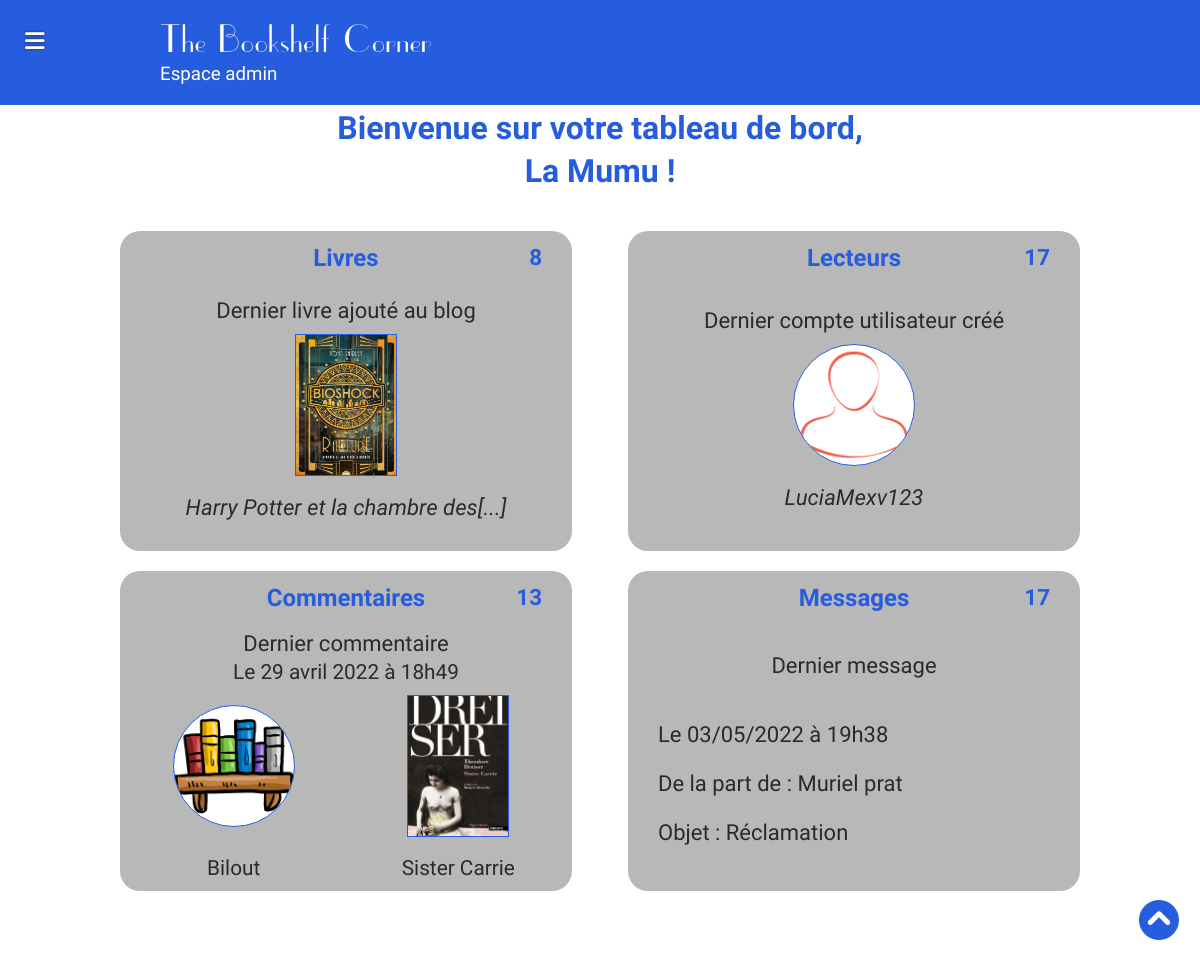
Before: /indexAdmin.php?action=dashboard (signed in) with the older database file.
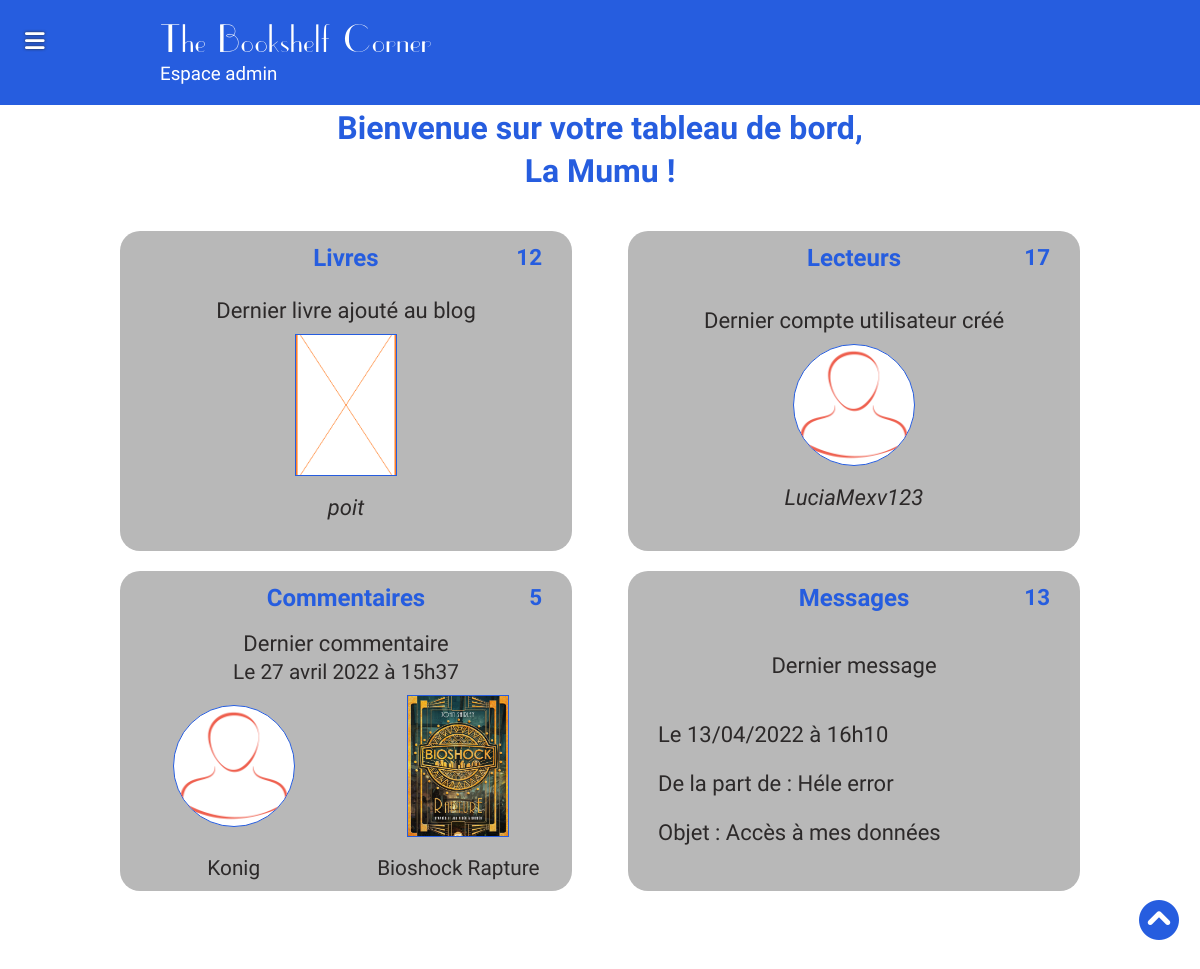
After: the same page with the newer database file.
### tables this page shows
CREATE TABLE IF NOT EXISTS `books` (
  `ID` int(11) unsigned NOT NULL AUTO_INCREMENT,
  `title` varchar(255) NOT NULL,
  `created_at` timestamp NOT NULL DEFAULT CURRENT_TIMESTAMP,
  `author` varchar(255) NOT NULL,
  `notation` int(1) NOT NULL,
  `catchphrase` mediumtext NOT NULL,
  `id_genre` int(255) NOT NULL,
  `content` mediumtext NOT NULL,
  `edition` varchar(255) NOT NULL,
  `linkEdition` varchar(500) NOT NULL,
  `picture` varchar(255) NOT NULL DEFAULT 'undefined',
  `location` varchar(255) NOT NULL,
  `year_publication` varchar(255) NOT NULL,
  `slider` varchar(50) NOT NULL DEFAULT '0',
  PRIMARY KEY (`ID`),
  KEY `FK_books_genres` (`id_genre`),
  CONSTRAINT `FK_books_genres` FOREIGN KEY (`id_genre`) REFERENCES `genres` (`id`)
);

CREATE TABLE IF NOT EXISTS `users` (
  `ID` int(11) unsigned NOT NULL AUTO_INCREMENT,
  `pseudo` varchar(255) NOT NULL,
  `mail` varchar(255) NOT NULL,
  `mdp` varchar(255) NOT NULL,
  `picture` varchar(255) NOT NULL DEFAULT 'no-avatar.png',
  `role` int(1) NOT NULL DEFAULT '0',
  PRIMARY KEY (`ID`)
);

CREATE TABLE IF NOT EXISTS `messages` (
  `id` int(11) NOT NULL AUTO_INCREMENT,
  `gender` varchar(255) NOT NULL,
  `familyname` varchar(255) NOT NULL,
  `firstname` varchar(255) NOT NULL,
  `send_at` timestamp NOT NULL DEFAULT CURRENT_TIMESTAMP,
  `email` varchar(255) NOT NULL,
  `object` varchar(255) NOT NULL,
  `message` longtext NOT NULL,
  PRIMARY KEY (`id`)
);

### App/Controllers/AdminController.php (called while the page is built, shortened)
<?php
class AdminController extends Controller{
    function dashboard(){
        $countBooks = new \Projet\Models\BookModel();
        $nbBooks = $countBooks->countBooks();
        $lastBooks = $countBooks->allBooks();
        $lastBook = $lastBooks->fetch();
        $countMails = new \Projet\Models\MsgModel();
        $nbMails = $countMails->countMessages();
        $lastMails = $countMails->allMessages();
        $lastMail = $lastMails->fetch();
        $countComments = new \Projet\Models\CommentModel();
        $nbComments = $countComments->countComments();
        $lastComments = $countComments->allComments();
        $lastComment = $lastComments->fetch();
        $countUsers = new \Projet\Models\UserModel();
        $nbUsers = $countUsers->countUsers();
        $lastUsers = $countUsers->allUsers();
        $lastUser = $lastUsers->fetch();
        $datas = [
            'nbBooks' => $nbBooks[0],
            'lastBook' => $lastBook,
            'nbMails' => $nbMails[0],
            'lastMail' => $lastMail,
            'nbComments' => $nbComments[0],
            'lastComment' => $lastComment,
            'nbUsers' => $nbUsers[0],
            'lastUser' => $lastUser
        ];
        $this->validAccess("dashboard", $datas);
    }
}

### App/Models/BookModel.php (called while the page is built, shortened)
<?php
class BookModel extends Manager{
    public function allBooks(){
        $bdd = $this->dbConnect();
        $req = $bdd->prepare(
            'SELECT id, title, author, picture, DATE_FORMAT(created_at, "%d %M %Y") AS date, slider
            FROM books
            ORDER BY id DESC'
        );
        $req->execute();
        return $req;
    }
}

### App/Models/UserModel.php (called while the page is built, shortened)
<?php
class UserModel extends Manager{
    public function allUsers(){
        $bdd = $this->dbConnect();
        $req = $bdd->prepare('SELECT id, pseudo, mail, picture FROM users ORDER BY id DESC');
        $req->execute();
        return $req;
    }
}

### App/Models/CommentModel.php (called while the page is built, shortened)
<?php
class CommentModel extends Manager{
    public function allComments(){
        $bdd = $this->dbConnect();
        $req = $bdd->prepare(
            'SELECT comments.id AS commentId, books.id AS bookId, DATE_FORMAT(comments.created_at, "%d %M %Y à %kh%i") AS created_at, users.pseudo, users.picture AS userPicture, comments.title, comments.content, books.picture AS bookPicture, books.title AS bookTitle
            FROM comments
            INNER JOIN books ON book_id = books.id
            INNER JOIN users ON user_id = users.id
            ORDER BY comments.id DESC');
        $req->execute();
        return $req;
    }
}

### App/Models/MsgModel.php (called while the page is built, shortened)
<?php
class MsgModel extends Manager{
    public function allMessages(){
        $bdd = $this->dbConnect();
        $req = $bdd->prepare(
            'SELECT id, gender, familyname, firstname, DATE_FORMAT(send_at, "%d/%m/%Y à %kh%i") AS send_at, email, object, message
            FROM messages
            ORDER BY id DESC');
        $req->execute();
        return $req;
    }
}

### App/Views/admin/dashboard.php (the view, shortened to what the changed rows need)
<?php $currentPageTitle = "Tableau de bord";
include_once('./App/Views/admin/layouts/header.php') ;
?>
<section id="dashboard" class="container-lg">
    <h1>Bienvenue sur votre tableau de bord, <span><?= $_SESSION['pseudo']; ?> !</span></h1>
    <?php if($_SESSION['role'] > 0){ ?>
    <div id="stats" class="flex justify-between">
        <article id="book-stat">
            <h2>Livres</h2>
            <div class="stats" title="Nombre total de livres sur le blog"><?= $datas['nbBooks']; ?></div>
            <div class="last flex col">
                <p class="text-center">Dernier livre ajouté au blog</p>
                <a title="Voir ce livre sur le blog" href="index.php?action=un-livre&id=<?=$datas['lastBook']['id'];?>">
                <p class="text-center"><img src="./App/Public/Books/images/<?=$datas['lastBook']['picture']; ?>" class="cover" alt="Couverture du livre <?=$datas['lastBook']['title']; ?>"></p>
                    <p class="italic text-center">
                    <?= substr($datas['lastBook']['title'], 0, 30);
                        if(strlen($datas['lastBook']['title']) > 30){echo "[...]";}
                        ?></p>
                </a>
            </div>
        </article>
        <article id="user-stat">
            <h2>Lecteurs</h2>
            <div class="stats" title="Nombre total de comptes utilisateurs"><?= $datas['nbUsers']; ?></div>
            <div class="last flex col">
                <p class="text-center">Dernier compte utilisateur créé</p>
                <p class="text-center"><img class="avatar" src="./App/Public/Users/images/<?=$datas['lastUser']['picture']; ?>" alt="Image du profil de <?=$datas['lastUser']['pseudo']; ?>"></p>
                <p class="italic text-center"><?=$datas['lastUser']['pseudo']; ?></p>
            </div>
        </article>
        <article id="comments-stat">
            <h2>Commentaires</h2>
            <div class="stats" title="Nombre total de commentaires sur le blog"><?= $datas['nbComments']; ?></div>
            <div class="last">
                <p class="text-center">Dernier commentaire</p>
                <a title="Voir ce commentaire sur le blog" href="index.php?action=un-livre&id=<?=$datas['lastComment']['bookId'];?>#comment<?= $datas['lastComment']['commentId'];?>">
                    <p>Le <?=$datas['lastComment']['created_at']; ?></p>
                    <div class="flex justify-between align-items-center">
                        <p><img class="avatar" src="./App/Public/Users/images/<?=$datas['lastComment']['userPicture']; ?>" alt="Image du profil de <?=$datas['lastComment']['pseudo']; ?>"></p>
                        <p><img class="cover" src="./App/Public/Books/images/<?=$datas['lastComment']['bookPicture']; ?>" alt="Couverture du livre <?=$datas['lastComment']['bookTitle']; ?>"></p>
                    </div>
                    <div class="flex justify-between">
                        <p><?=$datas['lastComment']['pseudo']; ?></p>
                        <p><?=$datas['lastComment']['bookTitle']; ?></p>
                    </div>
                </a>
            </div>
        </article>
        <article id="message-stat">
            <h2>Messages</h2>
            <div class="stats" title="Nombre total de messages reçus"><?= $datas['nbMails']; ?></div>
            <div class="last flex col">
                <p class="text-center">Dernier message</p>
                <a title="Lire le message" href="indexAdmin.php?action=messagesView&id=<?=$datas['lastMail']['id']; ?>">
                    <p>Le <?=$datas['lastMail']['send_at']; ?></p>
                    <p>De la part de : <?=$datas['lastMail']['firstname'] . " " . $datas['lastMail']['familyname']; ?></p>
                    <p>Objet : <?=$datas['lastMail']['object']; ?></p>
                </a>
            </div>
        </article>
    </div>
        <?php }; ?>
</section>
<?php include_once('./App/Views/admin/layouts/footer.php');?>

Changed rows visible on the page:
no longer on this page (row edited): books: picture (picture), title "Harry Potter et la chambre des"
no longer on this page (row unchanged): users: picture (picture), pseudo "Bilout"
no longer on this page (row edited): books: picture (picture), title "Sister Carrie"
removed messages: firstname "Muriel", familyname "prat", object "Réclamation"
added books: picture (picture), title "poit"
now on this page (row unchanged): users: picture (placeholder picture), pseudo "Konig"
now on this page (row edited): books: picture (picture), title "Bioshock Rapture"
now on this page (row unchanged): messages: firstname "Héle", familyname "error", object "Accès à mes données"
Other visible differences:
$datas['nbBooks']: "8" → "12"
$datas['nbComments']: "13" → "5"
$datas['lastComment']['created_at']: "29 avril 2022 à 18h49" → "27 avril 2022 à 15h37"
$datas['nbMails']: "17" → "13"
$datas['lastMail']['send_at']: "03/05/2022 à 19h38" → "13/04/2022 à 16h10"
